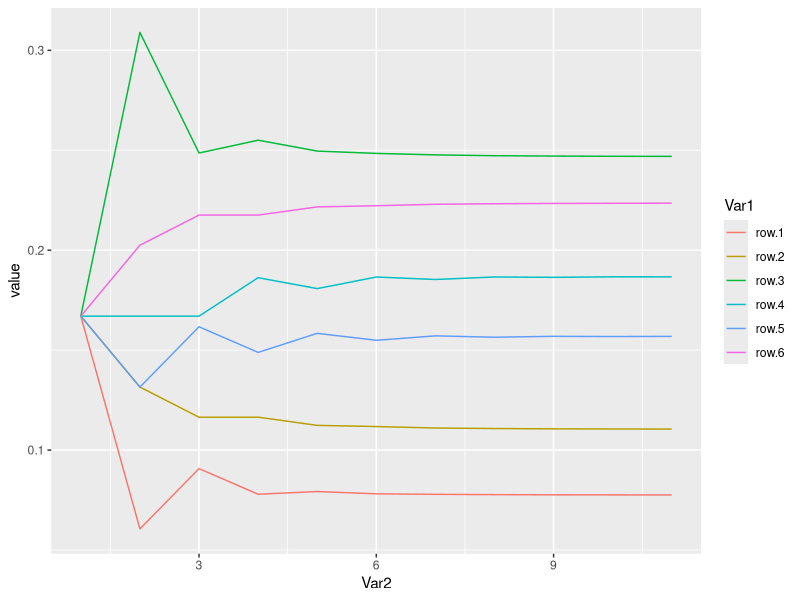

Here is the R script that generated this plot:
## ---- chunk 1
row.1 <- c(0,0,0.25,0,0,0)
row.2 <- c(0.5,0,0.25,0,0,0)
row.3 <- c(0.5,1,0,0,0,0.5)
row.4 <- c(0,0,0,0,0.5,0.5)
row.5 <- c(0,0,0.25,0.5,0,0)
row.6 <- c(0,0,0.25,0.5,0.5,0)

A <-as.matrix(rbind(row.1, row.2, row.3, row.4, row.5, row.6))

B <- 0.85*A + 0.15/6

#Check that the rowspace adds up to one
sum(B[,4])
## ---- chunk 2
r <- rep(0.167, 6)

n <- 10
r.old <- r
PageRanks <- matrix(r, nrow = 6, ncol = 1)

for(i in 1:n){
  r.new <- B %*% r.old
  PageRanks <-cbind(PageRanks, r.new)
  r.old <-r.new
}

PageRank.stable <- PageRanks[,11]
## ---- chunk 3
require(ggplot2)
require(reshape2)
require(magrittr)
## ---- chunk 4
iter <- seq(from=0, to = n, by = 1)

PageRanks.plot <- PageRanks %>%
  rbind(iter) %>%
  melt(id.vars = "iter") %>%
  subset(Var1 != "iter") 

ggplot(PageRanks.plot, aes(x=Var2, y=value, colour=Var1)) + geom_line()
## ---- chunk 5
eigen.B <- eigen(B)
eigenvalues.B <- as.numeric(eigen.B$values)

# All eigenvalues are less than 1? Yes:
eigenvalues.B[eigenvalues.B >0.99]

eigen.B$vectors

adjusted.eigenvector<-as.numeric((1 / sum(eigen.B$vectors[,1])) * eigen.B$vectors[,1])

#Same as obtained with power iteration method? Very, very close so yes:
all.equal(adjusted.eigenvector, PageRank.stable)

# Any negative? No:
adjusted.eigenvector<0

# Sums to one? Yes:
sum(adjusted.eigenvector)

## ---- chunk 6
require(igraph)
## ---- chunk 7
web.pages <- graph.formula(p.1--+p.2, p.2+-+p.3,p.1+-+p.3, p.3--+p.5, p.3+-+p.6, p.5--+p.6,p.5+-+p.4, p.4+-+p.6)
(Page.Ranks.igraph<-page.rank(web.pages)$vector)

all.equal(Page.Ranks.igraph, PageRank.stable)
cbind(Page.Ranks.igraph, PageRank.stable)
